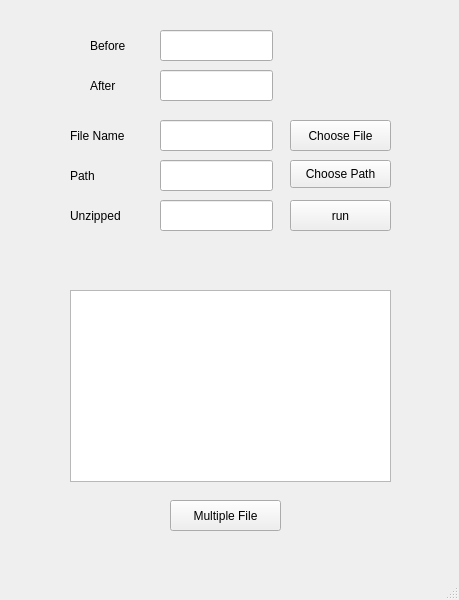
<?xml version="1.0" encoding="UTF-8"?>
<ui version="4.0">
 <class>MainWindow</class>
 <widget class="QMainWindow" name="MainWindow">
  <property name="geometry">
   <rect>
    <x>0</x>
    <y>0</y>
    <width>459</width>
    <height>600</height>
   </rect>
  </property>
  <property name="windowTitle">
   <string>MainWindow</string>
  </property>
  <widget class="QWidget" name="centralwidget">
   <widget class="QPushButton" name="pushButton">
    <property name="geometry">
     <rect>
      <x>290</x>
      <y>200</y>
      <width>101</width>
      <height>31</height>
     </rect>
    </property>
    <property name="text">
     <string>run</string>
    </property>
   </widget>
   <widget class="QLabel" name="label">
    <property name="geometry">
     <rect>
      <x>70</x>
      <y>120</y>
      <width>72</width>
      <height>31</height>
     </rect>
    </property>
    <property name="text">
     <string>File Name</string>
    </property>
   </widget>
   <widget class="QLineEdit" name="filename">
    <property name="geometry">
     <rect>
      <x>160</x>
      <y>120</y>
      <width>113</width>
      <height>31</height>
     </rect>
    </property>
   </widget>
   <widget class="QLabel" name="label_2">
    <property name="geometry">
     <rect>
      <x>70</x>
      <y>160</y>
      <width>72</width>
      <height>31</height>
     </rect>
    </property>
    <property name="text">
     <string>Path</string>
    </property>
   </widget>
   <widget class="QLineEdit" name="path">
    <property name="geometry">
     <rect>
      <x>160</x>
      <y>160</y>
      <width>113</width>
      <height>31</height>
     </rect>
    </property>
   </widget>
   <widget class="QPushButton" name="chooseFile">
    <property name="geometry">
     <rect>
      <x>290</x>
      <y>120</y>
      <width>101</width>
      <height>31</height>
     </rect>
    </property>
    <property name="text">
     <string>Choose File</string>
    </property>
   </widget>
   <widget class="QPushButton" name="choosePath">
    <property name="geometry">
     <rect>
      <x>290</x>
      <y>160</y>
      <width>101</width>
      <height>28</height>
     </rect>
    </property>
    <property name="text">
     <string>Choose Path</string>
    </property>
   </widget>
   <widget class="QLabel" name="label_3">
    <property name="geometry">
     <rect>
      <x>70</x>
      <y>200</y>
      <width>72</width>
      <height>31</height>
     </rect>
    </property>
    <property name="text">
     <string>Unzipped</string>
    </property>
   </widget>
   <widget class="QLineEdit" name="unzipped">
    <property name="geometry">
     <rect>
      <x>160</x>
      <y>200</y>
      <width>113</width>
      <height>31</height>
     </rect>
    </property>
   </widget>
   <widget class="QLineEdit" name="after">
    <property name="geometry">
     <rect>
      <x>160</x>
      <y>70</y>
      <width>113</width>
      <height>31</height>
     </rect>
    </property>
   </widget>
   <widget class="QLabel" name="label_4">
    <property name="geometry">
     <rect>
      <x>90</x>
      <y>75</y>
      <width>51</width>
      <height>21</height>
     </rect>
    </property>
    <property name="text">
     <string>After</string>
    </property>
   </widget>
   <widget class="QLabel" name="label_5">
    <property name="geometry">
     <rect>
      <x>90</x>
      <y>30</y>
      <width>72</width>
      <height>31</height>
     </rect>
    </property>
    <property name="text">
     <string>Before</string>
    </property>
   </widget>
   <widget class="QLineEdit" name="before">
    <property name="geometry">
     <rect>
      <x>160</x>
      <y>30</y>
      <width>113</width>
      <height>31</height>
     </rect>
    </property>
   </widget>
   <widget class="QPushButton" name="multiple">
    <property name="geometry">
     <rect>
      <x>170</x>
      <y>500</y>
      <width>111</width>
      <height>31</height>
     </rect>
    </property>
    <property name="text">
     <string>Multiple File</string>
    </property>
   </widget>
   <widget class="QTextBrowser" name="show">
    <property name="geometry">
     <rect>
      <x>70</x>
      <y>290</y>
      <width>321</width>
      <height>192</height>
     </rect>
    </property>
   </widget>
  </widget>
  <widget class="QMenuBar" name="menubar">
   <property name="geometry">
    <rect>
     <x>0</x>
     <y>0</y>
     <width>459</width>
     <height>26</height>
    </rect>
   </property>
  </widget>
  <widget class="QStatusBar" name="statusbar"/>
 </widget>
 <resources/>
 <connections/>
</ui>
